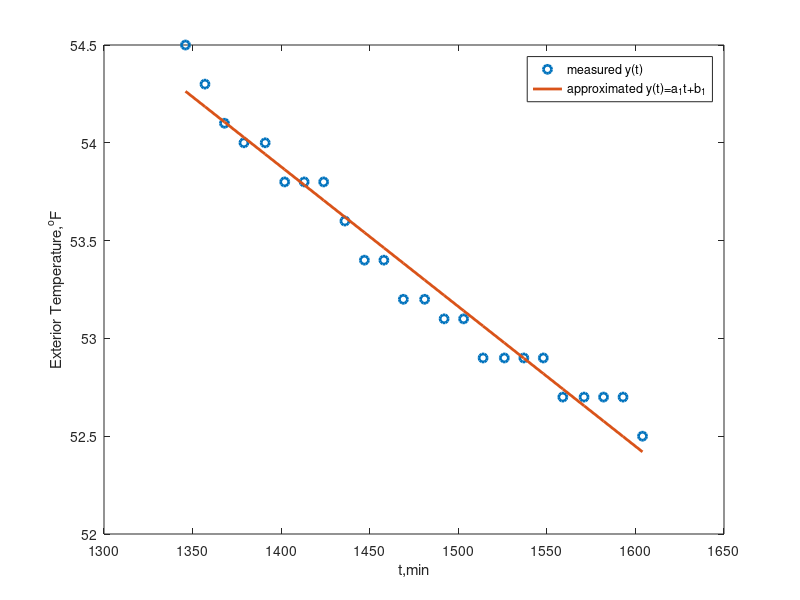

Source code (MATLAB):
clc
clear all 
% time, min
t=[1346;1357;1368;1379;1391;1402;1413;1424;1436;1447;1458;1469;1481;1492;
    1503;1514;1526;1537;1548;1559;1571;1582;1593;1604];
% exterior temperature
y=[54.5;54.3;54.1;54;54;53.8;53.8;53.8;53.6;53.4;53.4;53.2;53.2;53.1;53.1;
   52.9;52.9;52.9;52.9;52.7;52.7;52.7;52.7;52.5];

for n=1:length(t)
    tt(n)=t(n)-t(1);
end
% linear fitting 
p=polyfit(tt,y,1)

% p(1) is the slope "a" and p(2) is the intercept "b" in y=at+b
y1=polyval(p,tt);

plot(t,y,'o','LineWidth',2)
hold on
plot(t,y1,'LineWidth',2)
xlabel('t,min')
ylabel('Exterior Temperature,^{o}F')
legend('measured y(t)','approximated y(t)=a_1t+b_1')

